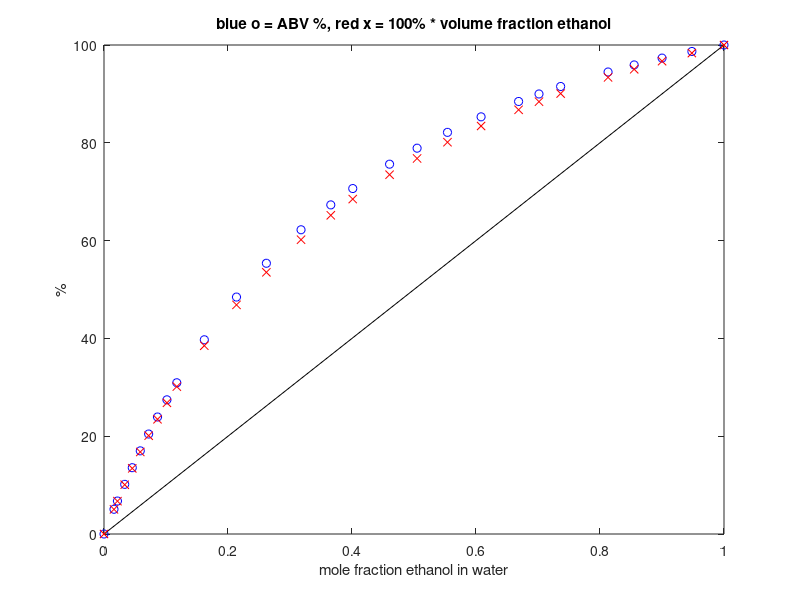
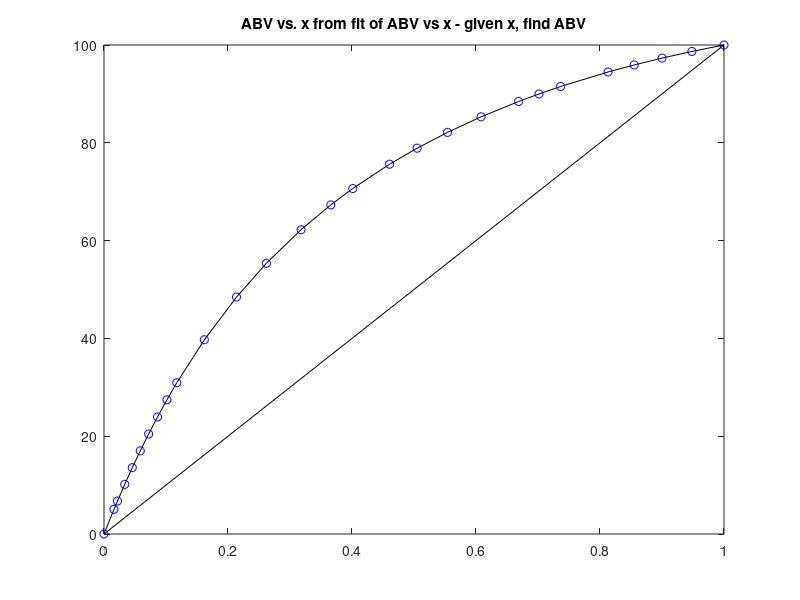
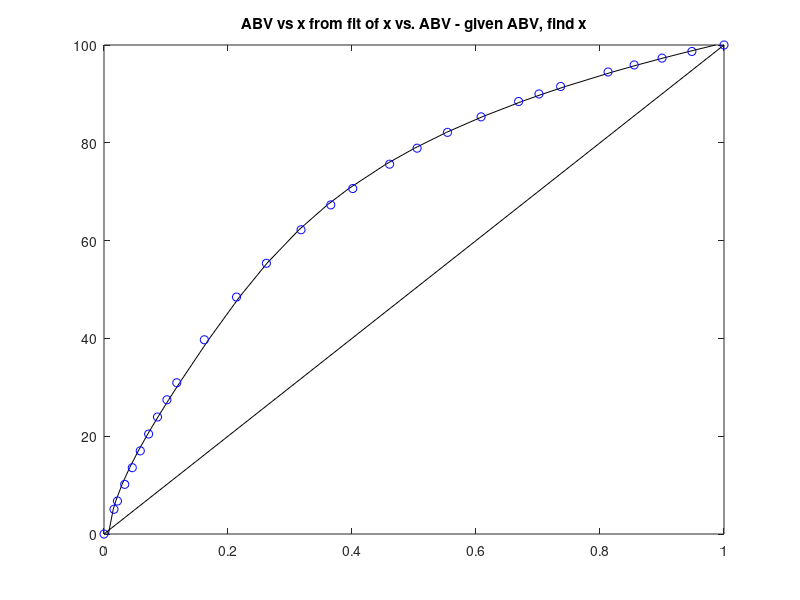

These charts were generated, in order, by the following MATLAB code:
% Alcohol by volume (ABV) is vol of pure alcohol used to make mixture divided 
% by volume of mixture after mixing, which is reduced from sum of volumes
% of water and ethanol used because of nonideal mixing.
% ABV is proportional to specific gravity of mixture as measured
% by a hydrometer in ethanol-water mixure.

% Reference http://www.ddbst.com/en/EED/VE/VE0%20Ethanol%3BWater.php
% Excess Volume Data Set 947
% Components
% No. 	Formula 	Molar Mass 	CAS Registry Number 	Name
% 1 	C2H6O 	46.069 	64-17-5 	Ethanol
% 2 	H2O 	18.015 	7732-18-5 	Water
% Source
% Ott J.B.; Sipowska J.T.; Gruszkiewicz M.S.; Woolley A.T.: 
% Excess Volumes for (Ethanol + Water) at the Temperatures (298.15 and 348.15) K 
% and Pressures (0.4, 5, and 15) MPa and at the Temperature 323.15 K and 
% Pressures (5 and 15) MPa. 
% J.Chem.Thermodyn. 25 (1993) 307-318
% Temperature 	298.150 	K
% Pressure 	5.000 	bar
% Data Table
% Excess Volume [cm3/mol] 	x1 [mol/mol]
d = [0 0
-0.0600 	0.01610
-0.0830 	0.02170
-0.1410 	0.03340
-0.2040 	0.04560
-0.2720 	0.05850
-0.3420 	0.07200
-0.4220 	0.08630
-0.4990 	0.10150
-0.5750 	0.11740
-0.7470 	0.16180
-0.8770 	0.21370
-0.9550 	0.26190
-1.0080 	0.31780
-1.0370 	0.36580
-1.0430 	0.40120
-1.0400 	0.46060
-1.0230 	0.50500
-0.9910 	0.55400
-0.9360 	0.60820
-0.8650 	0.66870
-0.8110 	0.70160
-0.7550 	0.73650
-0.5920 	0.81300
-0.4850 	0.85510
-0.3520 	0.90010
-0.1910 	0.94820
0 1];

exvol = d(:,1);
x = d(:,2);

mw1 = 46.069; % molecular weight
mvol1 = 58.4; % cm3/mol
dens1 = 0.789; % g/cm3
mw2 = 18.015;
mvol2 = 18; 
dens2 = 1;

% get ABV (alcohol by volume) vs. mole fraction x (x1)
% basis 1 mol total
vol1 = x * mvol1;
vol2 = (1-x) * mvol2;
volSum = vol1 + vol2; 
volTot = volSum + exvol
abv = 100 * vol1 ./ volTot;
volPercent = 100 * vol1 ./ volSum;
plot(x,abv,'bo',[0 1],[0 100],'k',x,volPercent,'rx')
title('blue o = ABV %, red x = 100% * volume fraction ethanol')
ylabel('%')
xlabel('mole fraction ethanol in water')

n = 6;
format short e
coef = polyfit(x,abv,n)
yp = polyval(coef,x);
figure(2)
plot(x,yp,'k',x,abv,'bo',[0 1],[0 100],'k')
title('ABV vs. x from fit of ABV vs x - given x, find ABV')

n = 4;
format short e
coef2 = polyfit(abv,x,n)
xp = polyval(coef2,abv);
figure(3)
plot(xp,abv,'k',x,abv,'bo',[0 1],[0 100],'k')
title('ABV vs x from fit of x vs. ABV - given ABV, find x')

